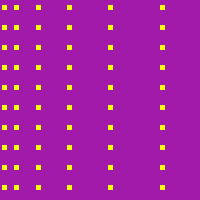
Frame 1 (no input)
Frame 60 (the mouse pressed at the canvas centre just before this capture): identical to frame 1, image omitted
Frame 120 (the mouse held since frame 60 and released just before this capture): identical to frame 1, image omitted

The Processing sketch that drew this single still picture (run headless with seeded random() and noise(); from frame 60 on, the mouse is pressed at the canvas centre):

// Processing sketch: processing_96352
// ── processing_96352.pde

//Roberta
void setup() {
  size(200, 200);
  background(#A21AAA);
  noStroke();
  fill(#FAFF05);
}
void draw() {

  int x;
  int y;
  for ( x=5; x<200; x=x+7)
  {
    for ( y=5; y<200; y=y+20)
      rect(x*x/10, y, 5, 5);
  }
}
